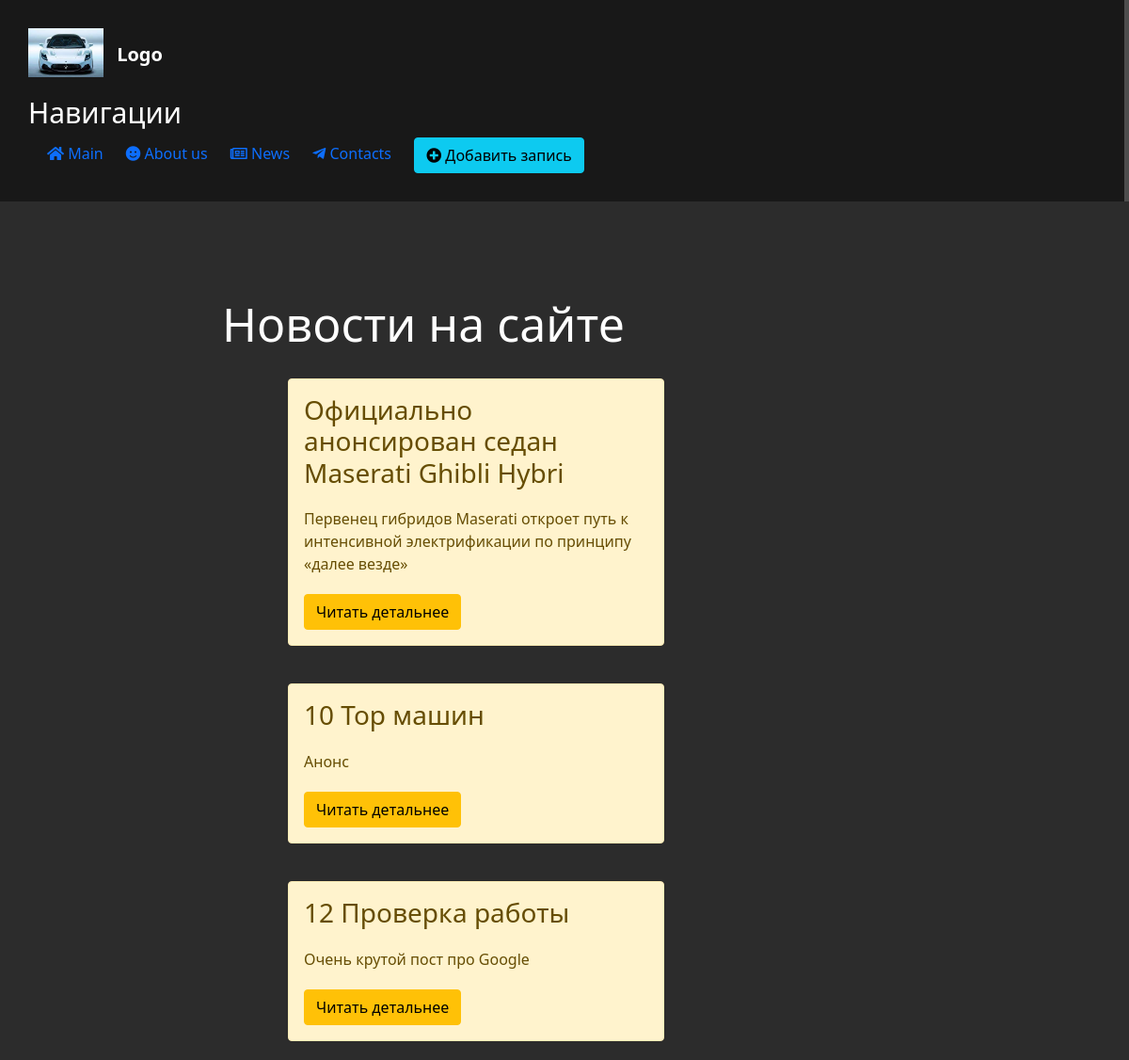
Page /news/ on the committed database.
### news/models.py (models this page shows, shortened)
class Articles(models.Model):
    title = models.CharField('Название', max_length=50)
    anons = models.CharField('Анонс', max_length=250)
    full_text = models.TextField('Статья')
    date = models.DateTimeField('Дата публикации')
    class Meta:
        verbose_name = 'Новость'
        verbose_name_plural = 'Новости'

### news/views.py (the view)
# urls.py: path('', views.news_home, name='news_home'),
def news_home(request):
    news = Articles.objects.order_by('-date')
    return render(request, 'news/news_home.html', {'news': news})

### news/templates/news/news_home.html (shortened to what this page needs)
{% extends 'main/layout.html' %}
{% block content %}
<div class="features">
    <h1>Новости на сайте</h1>
    {%  if news %}
    {% for el in news %}
        <div class="alert alert-warning">
            <h3>{{ el.title }}</h3>
            <p>{{ el.anons }}</p>
            <a href="{% url 'news-detail' el.id %}" class="btn btn-warning">Читать детальнее</a>
        </div>
    {% endfor %}
    {% else %}
        <p>У вас нет записей!</p>
    {% endif %}
</div>
{% endblock %}

### main/templates/main/layout.html (shortened to what this page needs)
{% load static %}
<!doctype html>
<html lang="en">
<head>
    <link rel="stylesheet" href="https://cdn.jsdelivr.net/npm/bootstrap@5.0.2/dist/css/bootstrap.min.css">
    <link rel="stylesheet" href="https://use.fontawesome.com/releases/v5.8.2/css/all.css">
    <link rel="stylesheet" href="{% static 'main/css/main.css' %}">
</head>
<body>
<aside>
    <img src="{% static 'main/img/img.png' %}" alt="maserati">
    <span class="logo">Logo</span>
    <h3>Навигации</h3>
    <a href="{% url 'home' %}"><i class="fas fa-home"></i> Main</a>
    <a href="{% url 'about' %}"><i class="fas fa-smile"></i> About us</a>
    <a href="{% url 'news_home' %}"><i class="far fa-newspaper"></i> News</a>
    <a href=""><i class="fab fa-telegram-plane"></i> Contacts</a>
    <a href="{% url 'create' %}"><button class="btn btn-info"><i class="fas fa-plus-circle"></i> Добавить запись</button></a>
</aside>
<main>
{% block content %}
{% endblock %}
</main>
</body>
</html>

### main/static/main/css/main.css (style rules this page uses)
body { background:#2c2c2c; }
a { text-decoration:none; }
aside { float:top; background:#181818; height:10%; padding:2.5%; width:100%; color:#fff; border-right:5px solid #4d4d4d; }
aside img { width:80px; float:top; }
aside .logo { font-size:20px; margin-left:10px; font-weight: bold; position:relative; top:5px; }
aside h3 { font-size:30px; margin-top:20px; }
aside a { margin-left:20px; }
main .features { color:#fff; float:left; margin-top:100px; text-align:center; width:75%; }
main .features h1 { font-size:50px; }
main .features p { max-width:400px; margin: 20px auto }
.alert-warning { float: left; clear: both; width: 400px; margin: 20px 34%; text-align: left; }

### rows in the picture
Articles: title "Официально анонсирован седан Maserati Ghibli Hybri", anons "Первенец гибридов Maserati откроет путь к интенсивной электрификации по принципу «далее везде»"
Articles: title "10 Top машин", anons "Анонс"
Articles: title "12 Проверка работы", anons "Очень крутой пост про Google"
